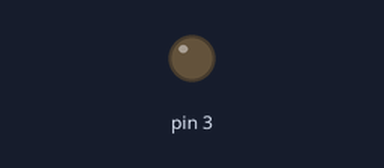
A sketch run on a simulated Arduino Uno, built with avr-gcc and run on an emulated ATmega328P. Parts: output pins drawn as LEDs (lit = HIGH).

Above: at 0.15 s.
Timing chart, 0 to 1.6 s (numbered marks = the images above):
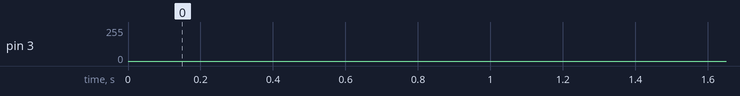

The sketch:

my_pwm.ino
```cpp
void setup() {
  // Конфигурация 3го пина как выхода
  pinMode(3, OUTPUT);
}

// Глобальные переменные
int i = 0;
int direction = +1; // +1 - увеличение яркости, -1 - уменьшение

void loop() {
  i += direction;
  if (i == 255 || i == 0) {
    direction *= -1;  // Смена направления: увеличение или уменьшение яркости
  }
  analogWrite(3, i);  // 3 - номер пина, i - код ШИМ (от 0 до 255)
  delay(5);           // Задержка
}
```
